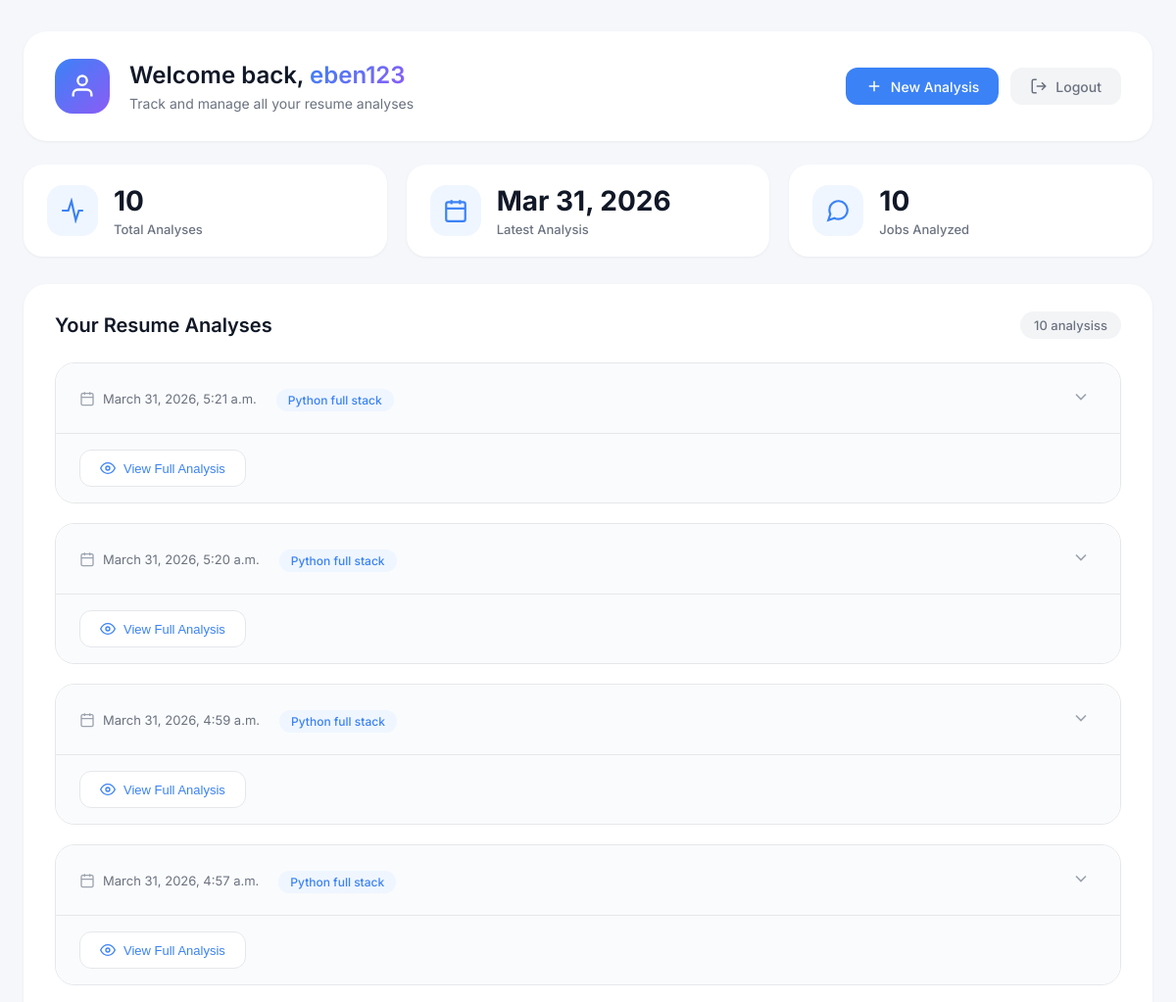
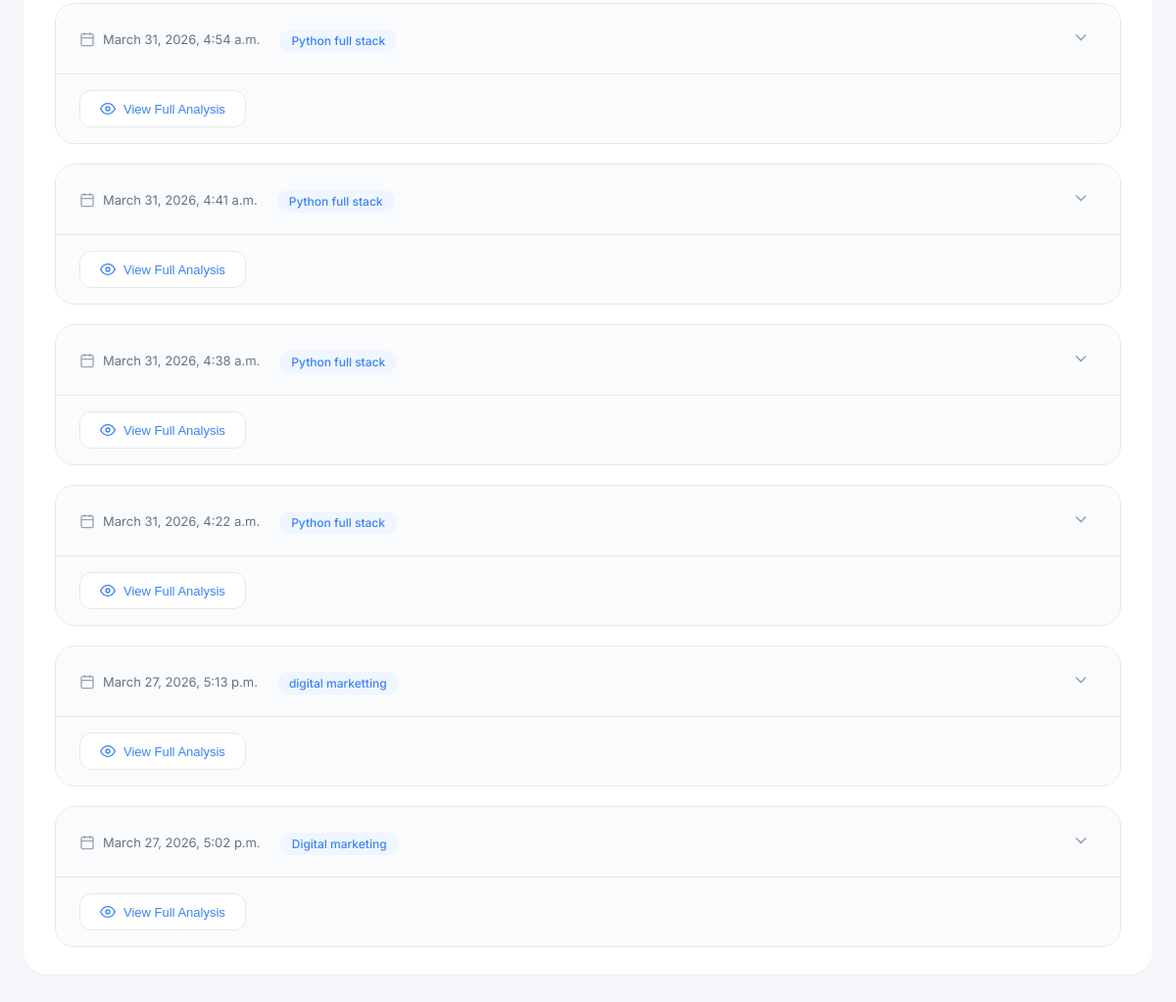
Page /dashboard/ (signed in) on the committed database (2 pictures, top to bottom).
### app/models.py (models this page shows, shortened)
class ResumeAnalysis(models.Model):
    user = models.ForeignKey(User, on_delete=models.CASCADE)
    resume=models.FileField(upload_to='resumes/')
    job_description=models.TextField()
    extracted_text=models.TextField(blank=True)
    result=models.TextField(blank=True)
    created_at=models.DateTimeField(auto_now_add=True)

### app/views.py (the view)
# urls.py: path('dashboard/', dashboard, name='dashboard'),
@login_required
def dashboard(request):
    analyses = ResumeAnalysis.objects.filter(user=request.user).order_by('-created_at')
    return render(request, 'dashboard.html', {'analyses': analyses})

### templates/dashboard.html (shortened to what this page needs)
<!DOCTYPE html>
<html lang="en">
<head>
    {% load static %}
    <link rel="stylesheet" href="{% static 'css/dashboard.css' %}">
</head>
<body>
    <div class="container">
        <div class="dashboard-wrapper">
            <div class="dashboard-header">
                <div class="welcome-section">
                    <div class="avatar">
                        <svg viewBox="0 0 24 24" fill="none" stroke="currentColor" stroke-width="2">
                            <path d="M20 21v-2a4 4 0 0 0-4-4H8a4 4 0 0 0-4 4v2"/>
                            <circle cx="12" cy="7" r="4"/>
                        </svg>
                    </div>
                    <div class="welcome-text">
                        <h2>Welcome back, <span class="username">{{ request.user.username }}</span></h2>
                        <p class="welcome-subtitle">Track and manage all your resume analyses</p>
                    </div>
                    <div class="header-actions">
                        <a href="/" class="action-btn new-analysis-btn">
                            <svg viewBox="0 0 24 24" fill="none" stroke="currentColor" stroke-width="2">
                                <path d="M12 5v14M5 12h14"/>
                            </svg>
                            New Analysis
                        </a>
                        <a href="/logout/" class="action-btn logout-btn">
                            <svg viewBox="0 0 24 24" fill="none" stroke="currentColor" stroke-width="2">
                                <path d="M9 21H5a2 2 0 0 1-2-2V5a2 2 0 0 1 2-2h4M16 17l5-5-5-5M21 12H9"/>
                            </svg>
                            Logout
                        </a>
                    </div>
                </div>
            </div>
            <div class="stats-section">
                <div class="stat-card">
                    <div class="stat-icon">
                        <svg viewBox="0 0 24 24" fill="none" stroke="currentColor" stroke-width="2">
                            <path d="M22 12h-4l-3 9-4-18-3 9H2"/>
                        </svg>
                    </div>
                    <div class="stat-info">
                        <h3>{{ analyses|length }}</h3>
                        <p>Total Analyses</p>
                    </div>
                </div>
                <div class="stat-card">
                    <div class="stat-icon">
                        <svg viewBox="0 0 24 24" fill="none" stroke="currentColor" stroke-width="2">
                            <rect x="3" y="4" width="18" height="18" rx="2" ry="2"/>
                            <line x1="16" y1="2" x2="16" y2="6"/>
                            <line x1="8" y1="2" x2="8" y2="6"/>
                            <line x1="3" y1="10" x2="21" y2="10"/>
                        </svg>
                    </div>
                    <div class="stat-info">
                        <h3>{% if analyses %}{{ analyses.0.created_at|date:"M d, Y" }}{% else %}No data{% endif %}</h3>
                        <p>Latest Analysis</p>
                    </div>
                </div>
                <div class="stat-card">
                    <div class="stat-icon">
                        <svg viewBox="0 0 24 24" fill="none" stroke="currentColor" stroke-width="2">
                            <path d="M21 11.5a8.38 8.38 0 0 1-.9 3.8 8.5 8.5 0 0 1-7.6 4.7 8.38 8.38 0 0 1-3.8-.9L3 21l1.9-5.7a8.38 8.38 0 0 1-.9-3.8 8.5 8.5 0 0 1 4.7-7.6 8.38 8.38 0 0 1 3.8-.9h.5a8.48 8.48 0 0 1 8 8v.5z"/>
                        </svg>
                    </div>
                    <div class="stat-info">
                        <h3>{{ analyses|length|default:"0" }}</h3>
                        <p>Jobs Analyzed</p>
                    </div>
                </div>
            </div>
            <div class="analyses-section">
                <div class="section-header">
                    <h3>Your Resume Analyses</h3>
                    <span class="analysis-count">{{ analyses|length }} analysis{{ analyses|length|pluralize }}</span>
                </div>
                {% if analyses %}
                    <div class="analyses-list">
                        {% for item in analyses %}
                            <div class="analysis-card" data-id="{{ forloop.counter }}">
                                <div class="analysis-header" onclick="toggleAnalysis(this)">
                                    <div class="date-badge">
                                        <svg viewBox="0 0 24 24" fill="none" stroke="currentColor" stroke-width="2">
                                            <rect x="3" y="4" width="18" height="18" rx="2" ry="2"/>
                                            <line x1="16" y1="2" x2="16" y2="6"/>
                                            <line x1="8" y1="2" x2="8" y2="6"/>
                                            <line x1="3" y1="10" x2="21" y2="10"/>
                                        </svg>
                                        <span>{{ item.created_at }}</span>
                                    </div>
                                    <div class="job-title-badge">
                                        <span class="job-tag">{{ item.job_description|truncatechars:30 }}</span>
                                    </div>
                                    <button class="expand-btn">
                                        <svg viewBox="0 0 24 24" fill="none" stroke="currentColor" stroke-width="2">
                                            <polyline points="6 9 12 15 18 9"/>
                                        </svg>
                                    </button>
                                </div>
                                <div class="analysis-footer">
                                    <button class="view-full-btn" onclick="viewFullAnalysis('{{ item.result|escapejs }}', '{{ item.job_description|escapejs }}', '{{ item.created_at }}')">
                                        <svg viewBox="0 0 24 24" fill="none" stroke="currentColor" stroke-width="2">
                                            <path d="M1 12s4-8 11-8 11 8 11 8-4 8-11 8-11-8-11-8z"/>
                                            <circle cx="12" cy="12" r="3"/>
                                        </svg>
                                        View Full Analysis
                                    </button>
                                </div>
                            </div>
                        {% endfor %}
                    </div>
                {% endif %}
            </div>
        </div>
    </div>
</body>
</html>

### static/css/dashboard.css (style rules this page uses)
* { margin: 0; padding: 0; box-sizing: border-box; }
body { font-family: 'Inter', -apple-system, BlinkMacSystemFont, 'Segoe UI', sans-serif; background: #f5f7fb; min-height: 100vh; padding: 32px 24px; }
.container { max-width: 1200px; margin: 0 auto; width: 100%; }
.dashboard-wrapper { animation: fadeInUp 0.4s ease-out; }
.dashboard-header { background: white; border-radius: 24px; padding: 28px 32px; margin-bottom: 24px; box-shadow: 0 1px 3px rgba(0, 0, 0, 0.05); }
.welcome-section { display: flex; align-items: center; gap: 20px; flex-wrap: wrap; }
.avatar { width: 56px; height: 56px; background: linear-gradient(135deg, #3b82f6 0%, #8b5cf6 100%); border-radius: 18px; display: flex; align-items: center; justify-content: center; flex-shrink: 0; }
.avatar svg { width: 28px; height: 28px; stroke: white; }
.welcome-text { flex: 1; }
.welcome-text h2 { font-size: 24px; font-weight: 600; color: #111827; margin-bottom: 6px; }
.username { background: linear-gradient(135deg, #3b82f6 0%, #8b5cf6 100%); -webkit-background-clip: text; background-clip: text; color: transparent; }
.welcome-subtitle { color: #6b7280; font-size: 14px; }
.header-actions { display: flex; gap: 12px; flex-wrap: wrap; }
.action-btn { display: inline-flex; align-items: center; gap: 8px; padding: 10px 20px; text-decoration: none; border-radius: 12px; font-size: 14px; font-weight: 500; transition: all 0.3s ease; }
.action-btn svg { width: 18px; height: 18px; }
.new-analysis-btn { background: #3b82f6; color: white; }
.new-analysis-btn svg { stroke: white; }
.logout-btn { background: #f3f4f6; color: #6b7280; }
.stats-section { display: grid; grid-template-columns: repeat(auto-fit, minmax(280px, 1fr)); gap: 20px; margin-bottom: 28px; }
.stat-card { background: white; border-radius: 20px; padding: 20px 24px; display: flex; align-items: center; gap: 16px; box-shadow: 0 1px 3px rgba(0, 0, 0, 0.05); transition: all 0.3s ease; }
.stat-icon { width: 52px; height: 52px; background: #eff6ff; border-radius: 16px; display: flex; align-items: center; justify-content: center; flex-shrink: 0; }
.stat-icon svg { width: 26px; height: 26px; stroke: #3b82f6; }
.stat-info { flex: 1; }
.stat-info h3 { font-size: 28px; font-weight: 700; color: #111827; margin-bottom: 4px; }
.stat-info p { color: #6b7280; font-size: 13px; font-weight: 500; }
.analyses-section { background: white; border-radius: 24px; padding: 28px 32px; box-shadow: 0 1px 3px rgba(0, 0, 0, 0.05); }
.section-header { display: flex; justify-content: space-between; align-items: center; margin-bottom: 24px; flex-wrap: wrap; gap: 12px; }
.section-header h3 { font-size: 20px; font-weight: 600; color: #111827; }
.analysis-count { background: #f3f4f6; padding: 6px 14px; border-radius: 40px; font-size: 13px; color: #6b7280; font-weight: 500; }
.analyses-list { display: flex; flex-direction: column; gap: 20px; }
.analysis-card { background: #ffffff; border-radius: 20px; overflow: hidden; transition: all 0.3s ease; border: 1px solid #e5e7eb; }
.analysis-header { display: flex; justify-content: space-between; align-items: center; padding: 18px 24px; background: #fafbfc; cursor: pointer; transition: background 0.2s ease; }
.date-badge { display: flex; align-items: center; gap: 8px; font-size: 13px; color: #6b7280; }
.date-badge svg { width: 16px; height: 16px; stroke: #9ca3af; }
.job-title-badge { flex: 1; margin-left: 20px; }
.job-tag { background: #eff6ff; color: #3b82f6; padding: 4px 12px; border-radius: 20px; font-size: 12px; font-weight: 500; }
.expand-btn { background: transparent; border: none; cursor: pointer; padding: 6px; border-radius: 8px; transition: all 0.3s ease; }
.expand-btn svg { width: 20px; height: 20px; stroke: #9ca3af; transition: transform 0.3s ease; }
.analysis-footer { padding: 16px 24px; background: #fafbfc; border-top: 1px solid #e5e7eb; }
.view-full-btn { display: inline-flex; align-items: center; gap: 8px; padding: 10px 20px; background: white; border: 1px solid #e5e7eb; border-radius: 12px; font-size: 13px; font-weight: 500; color: #3b82f6; cursor: pointer; transition: all 0.3s ease; }
.view-full-btn svg { width: 16px; height: 16px; stroke: #3b82f6; }

### rows in the picture
ResumeAnalysis: created_at "Mar 31, 2026", created_at "March 31, 2026, 5:21 a.m.", job_description "Python full stack"
ResumeAnalysis: created_at "March 31, 2026, 5:20 a.m.", job_description "Python full stack"
ResumeAnalysis: created_at "March 31, 2026, 4:59 a.m.", job_description "Python full stack"
ResumeAnalysis: created_at "March 31, 2026, 4:57 a.m.", job_description "Python full stack"
ResumeAnalysis: created_at "March 31, 2026, 4:54 a.m.", job_description "Python full stack"
ResumeAnalysis: created_at "March 31, 2026, 4:41 a.m.", job_description "Python full stack"
ResumeAnalysis: created_at "March 31, 2026, 4:38 a.m.", job_description "Python full stack"
ResumeAnalysis: created_at "March 31, 2026, 4:22 a.m.", job_description "Python full stack"
ResumeAnalysis: created_at "March 27, 2026, 5:13 p.m.", job_description "digital marketting"
ResumeAnalysis: created_at "March 27, 2026, 5:02 p.m.", job_description "Digital marketing"

### other values in the picture
{{ analyses|length }} "10"
{{ analyses|length|default:"0" }} "10"
